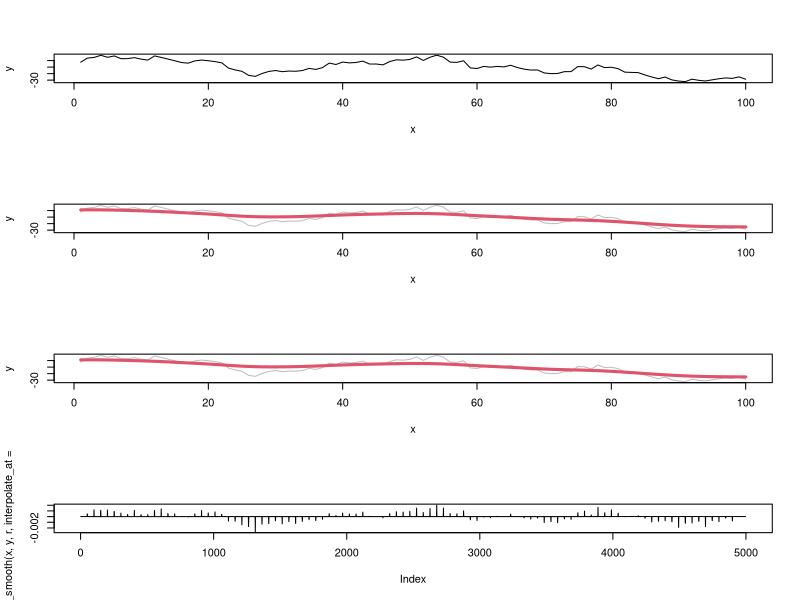

Source code (R):
n <- 1E2
x <- 1:n
interpolate_at <- seq(min(x), max(x), length.out = 5E3)
y <- cumsum(rnorm(n, mean = 0, sd = sqrt(1E3 / n)))
dexp_smooth <- function(x, y, r, reweight_trunc_tail = F, reweight_n_pts = F, fix_endpoints = F, interpolate_at = NA){
  
  nx <- length(x)
  if(is.na(interpolate_at[1])){
    n <- nx
    w <- t(sapply(1:(n-1), function(i) c(dexp((x[i] - x[0:(i-1)]), rate = r), dexp(0, rate = r), dexp(-(x[i] - x[(i+1):n]), rate = r))))
    w <- rbind(w, dexp(x[n] - x, rate = r))
  } else {
    n <- length(interpolate_at)
    w <- t(sapply(1:(n-1), function(i) c(dexp((interpolate_at[i] - x[x<=interpolate_at[i]]), rate = r), 
                                         dexp((x[x>interpolate_at[i]] - interpolate_at[i]), rate = r))))
    w <- rbind(w, dexp(x[nx] - x, rate = r))
  }
  # dim(w)
  # plot(w[2300,])
  # plot(w[2400,])
  # plot(w[2500,])
  # plot(w[2600,])
  
  if(reweight_trunc_tail){
    if(is.na(interpolate_at[1])){
      tw <- t(sapply(1:(n-1), function(i) c(pexp((x[i] - x[1]), rate = r), pexp(-(x[i] - x[n]), rate = r))))
    } else {
      tw <- t(sapply(1:(n-1), function(i) c(pexp((interpolate_at[i] - x[1]), rate = r), pexp(-(interpolate_at[i] - x[nx]), rate = r))))
    }
    tw[1,] <- tw[2,]
    tw <- rbind(tw, tw[n-1,])
    tw <- 1/tw
    if(is.na(interpolate_at[1])){
      tw <- t(sapply(1:n, function(ri) c(rep(tw[ri,1], ri), rep(1, n-ri)) * c(rep(1, ri), rep(tw[ri,2], n-ri)))) #eh let's give it to the nth pt too
    } else {
      tw <- t(sapply(1:n, function(ri) c(rep(tw[ri,1], sum(interpolate_at[ri] >= x)), rep(1, nx-sum(interpolate_at[ri] >= x))) * 
                                       c(rep(1, sum(interpolate_at[ri] >= x)), rep(tw[ri,2], nx-sum(interpolate_at[ri] >= x)))))
    }
    w <- t(sapply(1:n, function(ri) w[ri,] * tw[ri,]))
    
  }
  # dim(w)
  # plot(w[2300,])
  # plot(w[2400,])
  # plot(w[2500,])
  # plot(w[2600,])
  
  if(reweight_n_pts){
    if(is.na(interpolate_at[1])){
      tw <- cbind(0:(n-1), (n-1):0)
      tw <- 1/tw
    } else {
      tw <- sapply(1:n, function(i) sum(interpolate_at[i] >= x))
      tw <- cbind(tw, nx - tw)
    }
    mintw <- apply(tw, 1, min)
    tw[,1] <- tw[,1] / mintw 
    tw[,2] <- tw[,2] / mintw 
    
    tw[1,] <- tw[2,]; tw[n,] <- tw[n-1,]

    if(is.na(interpolate_at[1])){
      tw <- t(sapply(1:n, function(ri) c(rep(tw[ri,1], ri), rep(1, n-ri)) * c(rep(1, ri), rep(tw[ri,2], n-ri)))) #eh let's give it to the nth pt too
    } else {
      tw <- t(sapply(1:n, function(ri) c(rep(tw[ri,1], sum(interpolate_at[ri] >= x)), rep(1, nx-sum(interpolate_at[ri] >= x))) * 
                       c(rep(1, sum(interpolate_at[ri] >= x)), rep(tw[ri,2], nx-sum(interpolate_at[ri] >= x)))))
    }
    
    w <- t(sapply(1:n, function(ri) w[ri,] * tw[ri,]))
  }
  # dim(w)
  # plot(w[2300,])
  # plot(w[2400,])
  # plot(w[2500,])
  # plot(w[2600,])
  
  if(fix_endpoints){
    w[1,] <- c(1, rep(0,nx-1))
    w[n,] <- c(rep(0,nx-1), 1)
  }
  
  wy <- c(w %*% t(t(y)))
  wy <- wy / apply(w,1,sum)
  return(wy)
}

par(mfrow = c(4,1))

r = 0.1
plot(x, y, type = "l")
# lines(x, dexp_smooth(x, y, 0.1), type = "l", col = 2, lwd = 2)
plot(x, y, type = "l", col = "grey75")
lines(x, dexp_smooth(x, y, r, F,F,F), type = "l", col = 2, lwd = 3)

plot(x, y, type = "l", col = "grey75")
lines(interpolate_at, dexp_smooth(x, y, r, F,F,F, interpolate_at = interpolate_at), type = "l", col = 2, lwd = 3)
plot(-diff(diff(dexp_smooth(x, y, r, interpolate_at = interpolate_at))), type = "l")
